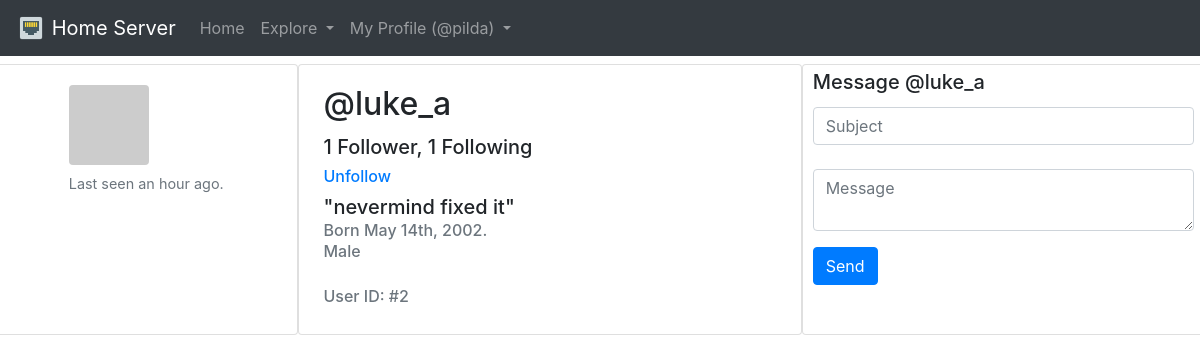
The page /u/luke_a/ (signed in) on the database its author committed.
### app/models.py (models this page shows, shortened)
class User(UserMixin, db.Model):
    id            = db.Column(db.Integer, primary_key=True, autoincrement=True)
    username      = db.Column(db.String(64), index=True, unique=True)
    password_hash = db.Column(db.String(128))
    email         = db.Column(db.String(64), index=True, unique=True)
    birthday      = db.Column(db.Date)
    description   = db.Column(db.String(128))
    gender        = db.Column(db.CHAR)
    last_seen     = db.Column(db.DateTime, default=datetime.utcnow())
    following = db.relationship(
        "User", secondary = followers,
        primaryjoin   = (followers.c.follower_id == id),
        secondaryjoin = (followers.c.following_id == id),
        backref       = db.backref("followers", lazy="dynamic"),
        lazy          = "dynamic"
    )
    def is_following(self, user):
        return self.following.filter(followers.c.following_id == user.id).count() > 0
    messages_sent = db.relationship("Message",
        foreign_keys = "Message.sender_id",
        backref      = "author", lazy="dynamic"
    )
    messages_received = db.relationship("Message",
        foreign_keys = "Message.recipient_id",
        backref      = "recipient", lazy="dynamic"
    )
    last_message_read_time = db.Column(db.DateTime)
    def new_messages(self):
        last_read_time = self.last_message_read_time or datetime(1900, 1, 1)
        return Message.query.filter_by(recipient=self).filter(Message.timestamp > last_read_time).count()
    def avatar(self, size):
        digest = md5(self.email.lower().encode("utf-8")).hexdigest()
        return "https://gravatar.com/avatar/{}?d=robohash&s={}".format(digest, size)

### app/user/routes.py (the view, shortened to what this page needs)
@user.route("/u/<username>/", methods=("GET", "POST"))
@login_required
def user(username):
    messages = None
    message_form = MessageForm()
    clear_message_form = ClearMessageForm()
    user = User.query.filter_by(username=username).first_or_404()
    if user != current_user:
        if message_form.validate_on_submit():
            message = Message(author=current_user,
            recipient=user,
            subject=message_form.message_subject.data,
            body=message_form.message_textarea.data
            )
            db.session.add(message)
            db.session.commit()
            return redirect(url_for("user.user", username=current_user.username))
    return render_template("user.html", user=user, message_form=message_form, clear_message_form=clear_message_form, messages=messages)

### app/user/forms.py
class MessageForm(FlaskForm):
    message_textarea = TextAreaField("", validators=[
        DataRequired(),
        Length(min=0, max=128)
    ])
    message_subject  = StringField("", validators=[DataRequired()])
    message_submit   = SubmitField("Send")

class ClearMessageForm(FlaskForm):
     message_id = HiddenField("test")

### app/models.py (called while the page is built)
@login.user_loader
def load_user(id):
    return User.query.get(int(id))

### app/user/routes.py (called while the page is built)
@user.before_request
def before_request():
    if current_user.is_authenticated:
        current_user.last_seen = datetime.utcnow()
        db.session.commit()

### app/user/templates/user/user.html (shortened to what this page needs)
{% extends "navbar.html" %}
{% block content %}
<div class="form-row mt-2 mb-4" >
    <div class="card col-md-3">
        <div class="card-body mx-auto">
            <figure class="figure">
                <img src="{{ user.avatar(256) }}" class="figure-img img-fluid rounded">
                <figcaption class="figure-caption text-center">Last seen {{ moment(user.last_seen).fromNow() }}.</figcaption>
            </figure>
        </div>
    </div>
    <div class="card {% if user.username == current_user.username %}col-md-4{% else %}col-md-5{% endif %}">
        <div class="card-body">
            <h2 class="card-title">@{{ user.username }}</h2>
            <h5 class="cart-text">
                {% if user.followers.count() >= 1 %}{{ user.followers.count() }} Follower{% endif %}{% if user.following.count() >= 1 %}, {{ user.following.count() }} Following
                {% endif %}
            </h5>
            {% if user.username != current_user.username %}
                {% if not current_user.is_following(user) %}
                    <a href="{{ url_for('user.follow', username=user.username) }}">
                        <h6>Follow</h6>
                    </a>
                {% else %}
                    <a href="{{ url_for('user.unfollow', username=user.username) }}">
                        <h6>Unfollow</h6>
                    </a>
                {% endif %}
            {% endif%}
            {% if user.description %}
                <h5 class="card-text">"{{ user.description }}"</h5>
            {% endif %}
            {% if user.birthday %}
                <h6 class="card-subtitle mb-2 text-muted">
                    Born {{ moment(user.birthday, "YYYY-MM-DD").format('MMM Do, YYYY') }}.
                </h6>
            {% endif %}
            {% if user.gender %}
                <h6 class="card-subtitle mb-2 text-muted">
                    {% if user.gender   == "m" %}Male
                    {% elif user.gender == "f" %}Female
                    {% elif user.gender == "u" %}Unspecified Gender
                    {% endif %}
                </h6>
            {% endif %}
            <br>
            <h6 class="card-subtitle mb-2 text-muted">
                User ID: #{{ user.id }}
            </h6>
        </div>
    </div>
    {% set new_messages = current_user.new_messages() %}
    {% if user.username == current_user.username %}
        <div class="card col-md-5">
            <div class="card-body p-0" style="display:block;min-height:200px;height:1;overflow:scroll;">
                <h5 class="text-center" style="margin:5px;">
                    Your messages <span class="badge badge-info" id="message_count">{{ new_messages }}</span>
                </h5>
                {% for message in messages %}
                {% set username = user.query.filter_by(id=message.sender_id).first().username %}
                <div class="list-group" id="message{{ loop.index }}">
                    <div class="list-group-item list-group-item-action">
                        <div class="d-flex w-100 justify-content-between">
                            <h5 class="mb-1">{{ message.subject }}</h5>
                            <small class="text-nowrap">{{ moment(message.timestamp).fromNow() }}</small>
                        </div>
                        <p class="mb-1">
                            {{ message.body }}
                        </p>
                        <small>@{{ username }}</small>
                        <a href="{{ url_for('user.user', username=username) }}">
                            <small class="float-right"><i>Reply&nbsp;&nbsp;</i></small>
                        </a>
                    </div>
                </div>
                {% endfor %}
        </div>
    {% else %}
        <div class="card col-md-4">
            <div class="card-body p-0">
                <h5 style="margin:5px;">Message @{{ user.username }}</h5>
                <form method="POST" style="margin:5px;display:block;min-height:220px;height:1;overflow:scroll;">
                    <div class="form-group">
                        {{ render_field(message_form.message_subject, class="form-control", placeholder="Subject") }}
                    </div>
                    <div class="form-group">
                         {{ render_field(message_form.message_textarea, class="form-control", placeholder="Message") }}
                    </div>
                    {{ message_form.message_submit(class="btn btn-primary") }}
                </form>
            </div>
        </div>
    {% endif %}
</div>
{% endblock %}

### app/templates/navbar.html (shortened to what this page needs)
{% extends "base.html" %}
{% block navbar %}
<nav class="navbar navbar-expand-sm navbar-dark bg-dark sticky-top">
    <a class="navbar-brand" href="{{ url_for('user.home') }}">
        <img src="{{ url_for('static', filename='images/icon.png') }}" width="30" height="30" class="d-inline-block align-top">
        Home Server
    </a>
    <div class="collapse navbar-collapse" id="navbarSupportedContent">
        <ul class="navbar-nav mr-auto">
            <li class="nav-item">
                <a class="nav-link
                {% if request.path == url_for('user.home') or request.path == url_for('auth.login') %}active{% endif %}"
                href=" {{ url_for('user.home') }}">Home</a>
            </li>
            <li class="nav-item dropdown">
                <a class="nav-link dropdown-toggle" href="#" id="exploreDropdown" role="button" data-toggle="dropdown"
                    aria-haspopup="true" aria-expanded="false">
                    Explore
                </a>
            </li>
            {% if current_user.is_authenticated %}
            <li class="nav-item dropdown">
                <a class="nav-link dropdown-toggle" href="#" id="userDropdown" role="button" data-toggle="dropdown"
                    aria-haspopup="true" aria-expanded="false">
                    My Profile (@{{ current_user.username }})
                </a>
            </li>
            {% endif %}
        </ul>
    </div>
</nav>
{% endblock %}

### rows shown on the page
User: username "pilda"
User: last_seen "an hour ago", username "luke_a", description "nevermind fixed it", birthday "May 14th, 2002", id "2"

### other values the page prints
{{ user.followers.count() }} "1"
{{ user.following.count() }} "1"
